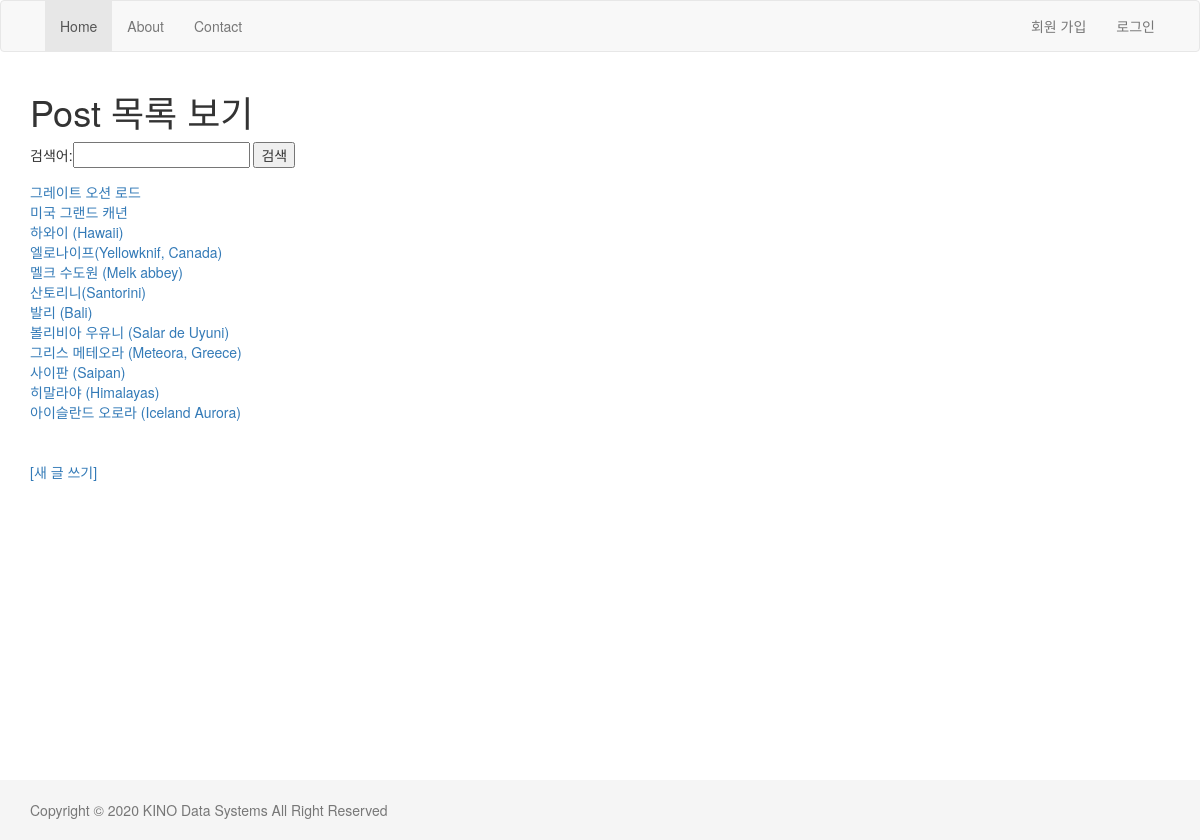
Screenshot of /blog/ with the database file from the repository.
### blog/models.py (models this page shows, shortened)
class Post(models.Model):
    REGION_CHOICE = (
                        ('Africa','아프리카'),
                        ('Europe','유럽'),
                        ('Oceania','오세아니아'),
                        ('Asia','아시아'),
                        ('North America','북아메리카'),
                        ('South America','남아메리카'),
                        )
    title = models.CharField('제목', max_length=250)
    body = models.TextField('내용')
    region = models.CharField('지역',max_length=20,choices=REGION_CHOICE, default='Asia')
    tag = models.ManyToManyField('Tag')
    created = models.DateField(auto_now_add=True)
    updated = models.DateTimeField(auto_now=True)
    ip = models.GenericIPAddressField(null=True)
    class Meta:
        ordering = ['-id']

### blog/views.py (the view)
# urls.py: path('', views.list, name='list'),
def list(request):
    post_list = Post.objects.all()
    search_key = request.GET.get("keyword")
    if search_key:
        post_list = Post.objects.filter(title__icontains=search_key)
    return render(request, 'blog/list.html', {'post_all':post_list, 'q':search_key})

### blog/templates/blog/list.html (shortened to what this page needs)
{% extends "layout.html" %}
{% block content %}
    <h1>Post 목록 보기</h1>
    <form action="" method="get">
        검색어:<input type="text" name="keyword" value="{{q|default:''}}" >
        <input type="submit" value="검색">
    </form>
    {% for post in post_all %}
        <a href="{% url 'blog:detail' post.id %}"> {{post.title}}</a><br>
    {% endfor %}
    <br><br>
    <a href="{% url 'blog:create' %}">[새 글 쓰기]</a>
{% endblock %}

### templates/layout.html (shortened to what this page needs)
<html>
<head>
    <link rel="stylesheet" href="//maxcdn.bootstrapcdn.com/bootstrap/3.3.7/css/bootstrap.min.css" />
</head>
<body>
    <nav class="navbar navbar-default">
        <div class="container">
            <div id="navbar" class="collapse navbar-collapse">
                <ul class="nav navbar-nav">
                    <li class="active"><a href="#">Home</a></li>
                    <li><a href="#">About</a></li>
                    <li><a href="#">Contact</a></li>
                </ul>
                <ul class="nav navbar-nav navbar-right">
                    {% if not user.is_authenticated %}
                        <li><a href="{% url 'register' %}">회원 가입 </a> </li>
                        <li><a href="{% url 'login' %}?next={{request.path}}">로그인</a></li>
                    {% else %}
                        <li><a href="{% url 'profile' %}">프로필</a> </li>
                        <li><a href="{% url 'logout' %}">로그 아웃</a></li>
                        <li><a href="#">{{user}}</a></li>
                    {% endif %}
                 </ul>
                </div>
        </div>
    </nav>
    <div class="container">
        <div class="row">
            <div class="col-sm-12">
                {% block content %}
                {% endblock %}
            </div>
        </div>
    </div>
    <div id="page-footer">
        <div class="container">
            <p class="text-muted">
                Copyright © 2020 KINO Data Systems All Right Reserved
            </p>
        </div>
    </div>
</body>
</html>

### templates/layout.html (style rules this page uses)
html { position: relative; min-height: 100% }
body { margin-bottom: 60px }
#page-footer { position: absolute; bottom: 0; width:100%; height: 60; line-height: 60px; background-color: #f5f5f5; }

### rows the page displays
Post: title "그레이트 오션 로드"
Post: title "미국 그랜드 캐년"
Post: title "하와이 (Hawaii)"
Post: title "엘로나이프(Yellowknif, Canada)"
Post: title "멜크 수도원 (Melk abbey)"
Post: title "산토리니(Santorini)"
Post: title "발리 (Bali)"
Post: title "볼리비아 우유니 (Salar de Uyuni)"
Post: title "그리스 메테오라 (Meteora, Greece)"
Post: title "사이판 (Saipan)"
Post: title "히말라야 (Himalayas)"
Post: title "아이슬란드 오로라 (Iceland Aurora)"
